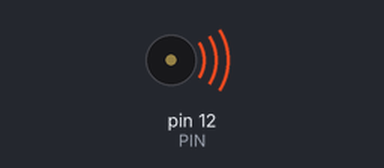
Simulated run of this sketch. Board: Arduino Uno, built with avr-gcc and run on an emulated ATmega328P. On the bench: buzzer (waves = sounding).

Above: at 0.1 s.
Timing chart, 0 to 40.0 s (numbered marks = the images above):
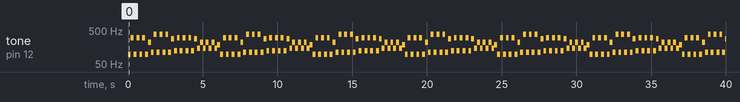

Measured:
- by itself, tone on pin 12 (PIN): plays 98 Hz for 0.19 s, 293 Hz for 0.19 s, 98 Hz for 0.19 s, 293 Hz for 0.19 s, 98 Hz for 0.19 s, 293 Hz for 0.19 s … (208 notes in this stretch)

The sketch:

Alone_Intro.ino
```cpp
#define PIN 12

#define BPM 155

#define jurokubu 15000/BPM  // 0.5*0.5*60*1000
#define hachibu 30000/BPM // 0.5*60*1000
#define hutenhachibu 45000/BPM // 1.5*0.5*60*1000
#define shibu 60000/BPM // 60*1000
#define hutenshibu 90000/BPM // 1.5*60*1000
#define nibu 120000/BPM // 2*60*1000
#define hutennibu 180000/BPM // 2*1.5*60*1000
#define zen 240000/BPM // 4*60*1000

#define soushoku 5000/BPM // 数字は適当

#define doL 131
#define dosL 139
#define reL 147
#define resL 156
#define miL 165
#define faL 175
#define fasL 185
#define soL 196
#define sosL 208
#define raL 220
#define rasL 233
#define siL 247

#define doM 262
#define dosM 277
#define reM 294
#define resM 311
#define miM 330
#define faM 349
#define fasM 370
#define soM 392
#define sosM 415
#define raM 440
#define rasM 466
#define siM 494

#define doH 523
#define dosH 554
#define reH 587
#define resH 622
#define miH 659
#define faH 698
#define fasH 740
#define soH 784
#define sosH 830
#define raH 880
#define rasH 932
#define siH 988


/*
 *
  tone(Pin, Takasa, Nagasa);
  delay(Nagasa);
 *
  tone(PIN, , );
  delay();
 *
 */

void setup() {
  // put your setup code here, to run once:
}

void loop() {
  // put your main code here, to run repeatedly:
  tone(PIN, soL / 2);
  delay(hachibu);
  tone(PIN, reH / 2);
  delay(hachibu);
  tone(PIN, soL / 2);
  delay(hachibu);
  tone(PIN, reH / 2);
  delay(hachibu);
  tone(PIN, soL / 2);
  delay(hachibu);
  tone(PIN, reH / 2);
  delay(hachibu);
  tone(PIN, soL / 2);
  delay(hachibu);
  tone(PIN, raM / 2);
  delay(hachibu);
  //-------------------------------
  tone(PIN, raL / 2);
  delay(hachibu);
  tone(PIN, fasH / 2);
  delay(hachibu);
  tone(PIN, raL / 2);
  delay(hachibu);
  tone(PIN, fasH / 2);
  delay(hachibu);
  tone(PIN, raL / 2);
  delay(hachibu);
  tone(PIN, fasH / 2);
  delay(hachibu);
  tone(PIN, raL / 2);
  delay(hachibu);
  tone(PIN, dosH / 2);
  delay(hachibu);
  //-------------------------------
  tone(PIN, siL / 2);
  delay(hachibu);
  tone(PIN, reH / 2);
  delay(hachibu);
  tone(PIN, siL / 2);
  delay(hachibu);
  tone(PIN, reH / 2);
  delay(hachibu);
  tone(PIN, siL / 2);
  delay(hachibu);
  tone(PIN, reH / 2);
  delay(hachibu);
  tone(PIN, siL / 2);
  delay(hachibu);
  tone(PIN, dosH / 2);
  delay(hachibu);
  //-------------------------------
  tone(PIN, reM / 2);
  delay(hachibu);
  tone(PIN, raM / 2);
  delay(hachibu);
  tone(PIN, reM / 2);
  delay(hachibu);
  tone(PIN, raM / 2);
  delay(hachibu);
  tone(PIN, reM / 2);
  delay(hachibu);
  tone(PIN, raM / 2);
  delay(hachibu);
  tone(PIN, reM / 2);
  delay(hachibu);
  tone(PIN, fasM / 2);
  delay(hachibu);
  //-------------------------------

}
```
